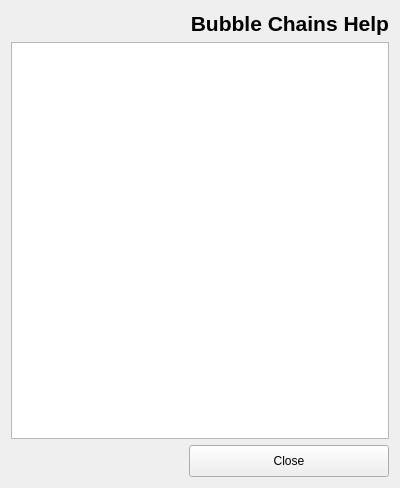
<?xml version="1.0" encoding="UTF-8"?>
<ui version="4.0">
 <class>HelpForm</class>
 <widget class="QWidget" name="HelpForm">
  <property name="geometry">
   <rect>
    <x>0</x>
    <y>0</y>
    <width>400</width>
    <height>488</height>
   </rect>
  </property>
  <property name="windowTitle">
   <string>Form</string>
  </property>
  <layout class="QVBoxLayout" name="verticalLayout">
   <item>
    <layout class="QHBoxLayout" name="horizontalLayout">
     <item>
      <widget class="QLabel" name="label">
       <property name="text">
        <string/>
       </property>
       <property name="pixmap">
        <pixmap resource="resources.qrc">:/gui/assistant.png</pixmap>
       </property>
      </widget>
     </item>
     <item>
      <widget class="QLabel" name="label_2">
       <property name="sizePolicy">
        <sizepolicy hsizetype="MinimumExpanding" vsizetype="Preferred">
         <horstretch>0</horstretch>
         <verstretch>0</verstretch>
        </sizepolicy>
       </property>
       <property name="text">
        <string>&lt;!DOCTYPE HTML PUBLIC &quot;-//W3C//DTD HTML 4.0//EN&quot; &quot;http://www.w3.org/TR/REC-html40/strict.dtd&quot;&gt;
&lt;html&gt;&lt;head&gt;&lt;meta name=&quot;qrichtext&quot; content=&quot;1&quot; /&gt;&lt;style type=&quot;text/css&quot;&gt;
p, li { white-space: pre-wrap; }
&lt;/style&gt;&lt;/head&gt;&lt;body style=&quot; font-family:'MS Shell Dlg 2'; font-size:8.25pt; font-weight:400; font-style:normal;&quot;&gt;
&lt;p align=&quot;right&quot; style=&quot; margin-top:0px; margin-bottom:0px; margin-left:0px; margin-right:0px; -qt-block-indent:0; text-indent:0px;&quot;&gt;&lt;span style=&quot; font-size:16pt; font-weight:600;&quot;&gt;Bubble Chains Help&lt;/span&gt;&lt;/p&gt;&lt;/body&gt;&lt;/html&gt;</string>
       </property>
      </widget>
     </item>
    </layout>
   </item>
   <item>
    <widget class="QTextBrowser" name="teHelp">
     <property name="horizontalScrollBarPolicy">
      <enum>Qt::ScrollBarAlwaysOff</enum>
     </property>
     <property name="undoRedoEnabled">
      <bool>true</bool>
     </property>
     <property name="readOnly">
      <bool>true</bool>
     </property>
     <property name="html">
      <string>&lt;!DOCTYPE HTML PUBLIC &quot;-//W3C//DTD HTML 4.0//EN&quot; &quot;http://www.w3.org/TR/REC-html40/strict.dtd&quot;&gt;
&lt;html&gt;&lt;head&gt;&lt;meta name=&quot;qrichtext&quot; content=&quot;1&quot; /&gt;&lt;style type=&quot;text/css&quot;&gt;
p, li { white-space: pre-wrap; }
&lt;/style&gt;&lt;/head&gt;&lt;body style=&quot; font-family:'MS Shell Dlg 2'; font-size:8.25pt; font-weight:400; font-style:normal;&quot;&gt;
&lt;p align=&quot;justify&quot; style=&quot;-qt-paragraph-type:empty; margin-top:0px; margin-bottom:0px; margin-left:0px; margin-right:0px; -qt-block-indent:0; text-indent:0px; font-size:8pt;&quot;&gt;&lt;/p&gt;&lt;/body&gt;&lt;/html&gt;</string>
     </property>
     <property name="textInteractionFlags">
      <set>Qt::NoTextInteraction</set>
     </property>
     <property name="openLinks">
      <bool>true</bool>
     </property>
    </widget>
   </item>
   <item>
    <layout class="QHBoxLayout" name="horizontalLayout_2">
     <item>
      <spacer name="horizontalSpacer">
       <property name="orientation">
        <enum>Qt::Horizontal</enum>
       </property>
       <property name="sizeHint" stdset="0">
        <size>
         <width>173</width>
         <height>20</height>
        </size>
       </property>
      </spacer>
     </item>
     <item>
      <widget class="QPushButton" name="bHelpBack">
       <property name="sizePolicy">
        <sizepolicy hsizetype="Expanding" vsizetype="Fixed">
         <horstretch>0</horstretch>
         <verstretch>0</verstretch>
        </sizepolicy>
       </property>
       <property name="minimumSize">
        <size>
         <width>200</width>
         <height>32</height>
        </size>
       </property>
       <property name="maximumSize">
        <size>
         <width>16777215</width>
         <height>32</height>
        </size>
       </property>
       <property name="cursor">
        <cursorShape>PointingHandCursor</cursorShape>
       </property>
       <property name="text">
        <string>Close</string>
       </property>
       <property name="icon">
        <iconset resource="resources.qrc">
         <normaloff>:/gui/back.png</normaloff>:/gui/back.png</iconset>
       </property>
       <property name="iconSize">
        <size>
         <width>24</width>
         <height>24</height>
        </size>
       </property>
      </widget>
     </item>
    </layout>
   </item>
  </layout>
 </widget>
 <resources>
  <include location="resources.qrc"/>
 </resources>
 <connections>
  <connection>
   <sender>bHelpBack</sender>
   <signal>pressed()</signal>
   <receiver>HelpForm</receiver>
   <slot>close()</slot>
   <hints>
    <hint type="sourcelabel">
     <x>266</x>
     <y>459</y>
    </hint>
    <hint type="destinationlabel">
     <x>140</x>
     <y>433</y>
    </hint>
   </hints>
  </connection>
 </connections>
</ui>
